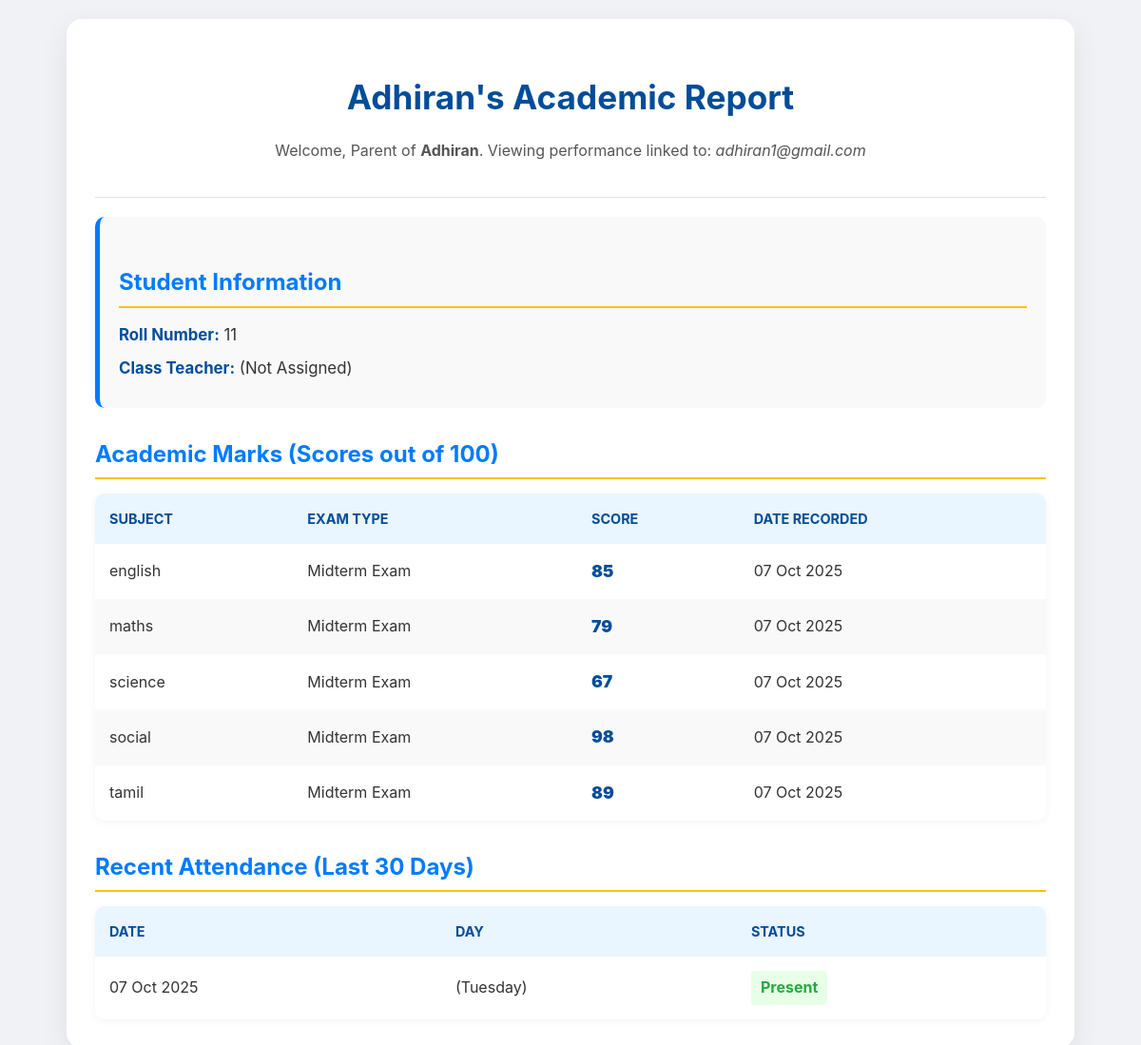
The app's page /parent/adhiran1@gmail.com/ with its own data.
### core/models.py (models this page shows, shortened)
class Student(models.Model):
    name = models.CharField(max_length=100)
    roll_number = models.IntegerField(unique=True)
    class_teacher = models.ForeignKey(
        Teacher,
        on_delete=models.SET_NULL, # If teacher is deleted, students remain but are unassigned.
        null=True,
        blank=True,
        related_name='students'
    )
    parent_name = models.CharField(max_length=100, blank=True, default='N/A')
    parent_email = models.EmailField(unique=True, blank=True, null=True)

class Mark(models.Model):
    EXAM_CHOICES = [
        ('midterm', 'Midterm Exam'),
        ('final', 'Final Exam'),
        ('quiz', 'Quiz'),
    ]
    student = models.ForeignKey(Student, on_delete=models.CASCADE, related_name='marks')
    subject = models.ForeignKey(Subject, on_delete=models.CASCADE)
    exam_type = models.CharField(max_length=50, choices=EXAM_CHOICES, default='midterm')
    score = models.IntegerField() # The mark out of 100
    date_recorded = models.DateField(default=timezone.now)
    class Meta:
        unique_together = ('student', 'subject', 'exam_type') # Ensure a student only gets one mark per subject per exam type
        ordering = ['student__name', 'subject__name']

class Subject(models.Model):
    name = models.CharField(max_length=100, unique=True)
    class Meta:
        verbose_name_plural = "Subjects (Courses)"

class AttendanceRecord(models.Model):
    STATUS_CHOICES = [
        ('P', 'Present'),
        ('A', 'Absent'),
        ('L', 'Late'),
    ]
    student = models.ForeignKey(Student, on_delete=models.CASCADE, related_name='attendance')
    date = models.DateField(default=timezone.now)
    status = models.CharField(max_length=1, choices=STATUS_CHOICES, default='P')
    class Meta:
        unique_together = ('student', 'date')
        ordering = ['date', 'student__name']

### core/views.py (the view)
# urls.py: path('parent/<str:parent_email>/', views.parent_dashboard_view, name='parent_dashboard'),
def parent_dashboard_view(request, parent_email):
    if not parent_email:
        return redirect('home')
    try:
        student = Student.objects.get(parent_email__iexact=parent_email)
    except Student.DoesNotExist:
        context = {
            'error_message': f"No student found linked to the email: {parent_email}. Please check the email address.",
            'parent_email_attempted': parent_email
        }
        return render(request, 'core/parent_dashboard.html', context)
    marks = Mark.objects.filter(student=student).order_by('subject__name', 'date_recorded')
    from datetime import date, timedelta
    thirty_days_ago = date.today() - timedelta(days=30)
    attendance_records = AttendanceRecord.objects.filter(
        student=student,
        date__gte=thirty_days_ago
    ).order_by('-date')
    context = {
        'student': student,
        'marks': marks,
        'attendance_records': attendance_records,
        'parent_email': parent_email,
    }
    return render(request, 'core/parent_dashboard.html', context)

### core/templates/core/parent_dashboard.html (shortened to what this page needs)
<!DOCTYPE html>
<html lang="en">
<head>
</head>
<body>
    <div class="container">
        <div class="header-section">
            {% if error_message %}
                <h1>School Performance Dashboard</h1>
                <div class="alert-error">{{ error_message }}</div>
                <p style="text-align: center; margin-top: 20px; color: #555;">You attempted to view the dashboard for email: <strong>{{ parent_email }}</strong></p>
            {% else %}
                <h1>{{ student.name }}'s Academic Report</h1>
                <p style="text-align: center; color: #555;">Welcome, Parent of <strong>{{ student.name }}</strong>. Viewing performance linked to: <em>{{ student.parent_email }}</em></p>
            {% endif %}
        </div>
        {% if not error_message %}
            <div class="info-card">
                <h2>Student Information</h2>
                <p><strong>Roll Number:</strong> {{ student.roll_number }}</p>
                <p><strong>Class Teacher:</strong> {{ student.class_teacher.name|default:'(Not Assigned)' }}</p>
            </div>
            <h2>Academic Marks (Scores out of 100)</h2>
            <div class="table-responsive">
            {% if marks %}
                <table>
                    <thead>
                        <tr>
                            <th>Subject</th>
                            <th>Exam Type</th>
                            <th>Score</th>
                            <th>Date Recorded</th>
                        </tr>
                    </thead>
                    <tbody>
                        {% for mark in marks %}
                        <tr>
                            <td>{{ mark.subject.name }}</td>
                            <td>{{ mark.get_exam_type_display }}</td>
                            <td><span class="score-highlight">{{ mark.score }}</span></td>
                            <td>{{ mark.date_recorded|date:"d M Y" }}</td>
                        </tr>
                        {% endfor %}
                    </tbody>
                </table>
            {% else %}
                <p>No marks have been recorded for this student yet.</p>
            {% endif %}
            </div>
            <h2>Recent Attendance (Last 30 Days)</h2>
            <div class="table-responsive">
            {% if attendance_records %}
                <table>
                    <thead>
                        <tr>
                            <th>Date</th>
                            <th>Day</th>
                            <th>Status</th>
                        </tr>
                    </thead>
                    <tbody>
                        {% for record in attendance_records %}
                        <tr>
                            <td>{{ record.date|date:"d M Y" }}</td>
                            <td>({{ record.date|date:"l" }})</td>
                            <td>
                                <span class="{% if record.status == 'P' %}present{% elif record.status == 'A' %}absent{% elif record.status == 'L' %}late{% endif %}">
                                    {{ record.get_status_display }}
                                </span>
                            </td>
                        </tr>
                        {% endfor %}
                    </tbody>
                </table>
            {% else %}
                <p>No recent attendance records found.</p>
            {% endif %}
            </div>
        {% endif %}
    </div>
</body>
</html>

### core/templates/core/parent_dashboard.html (style rules this page uses)
body { font-family: 'Inter', sans-serif; background-color: #f0f2f5; color: #333; margin: 0; padding: 0; line-height: 1.6; }
.container { max-width: 1000px; margin: 20px auto; background: white; padding: 30px; border-radius: 16px; box-shadow: 0 10px 30px rgba(0, 0, 0, 0.08); }
h1 { color: #004d99; text-align: center; font-size: 2.2em; margin-bottom: 10px; }
.header-section { padding-bottom: 20px; border-bottom: 1px solid #e0e0e0; margin-bottom: 20px; }
h2 { color: #007bff; font-size: 1.5em; margin-top: 30px; margin-bottom: 15px; padding-bottom: 5px; border-bottom: 2px solid #ffc107; }
.info-card { background-color: #f9f9f9; padding: 20px; border-radius: 10px; border-left: 5px solid #007bff; margin-bottom: 20px; }
.info-card p { margin: 8px 0; font-size: 1.05em; }
.info-card strong { color: #004d99; }
table { width: 100%; border-collapse: separate; border-spacing: 0; margin-top: 15px; background: #fff; border-radius: 10px; overflow: hidden; box-shadow: 0 2px 8px rgba(0, 0, 0, 0.05); }
th, td { padding: 15px; text-align: left; }
th { background-color: #e9f5ff; font-weight: 700; color: #004d99; text-transform: uppercase; font-size: 0.9em; }
tr:nth-child(even) { background-color: #f9f9f9; }
.score-highlight { font-size: 1.1em; font-weight: 900; color: #004d99; }
.present { color: #28a745; font-weight: bold; padding: 5px 10px; border-radius: 4px; background-color: #e6ffe6; display: inline-block; }

### records on screen
Student: name "Adhiran", parent_email "adhiran1@gmail.com", roll_number "11", class_teacher.name "(Not Assigned)"
Mark: subject.name "english", exam_type "Midterm Exam", score "85", date_recorded "07 Oct 2025"
Mark: subject.name "maths", exam_type "Midterm Exam", score "79", date_recorded "07 Oct 2025"
Mark: subject.name "science", exam_type "Midterm Exam", score "67", date_recorded "07 Oct 2025"
Mark: subject.name "social", exam_type "Midterm Exam", score "98", date_recorded "07 Oct 2025"
Mark: subject.name "tamil", exam_type "Midterm Exam", score "89", date_recorded "07 Oct 2025"
AttendanceRecord: date "07 Oct 2025", date "Tuesday", status "Present"
